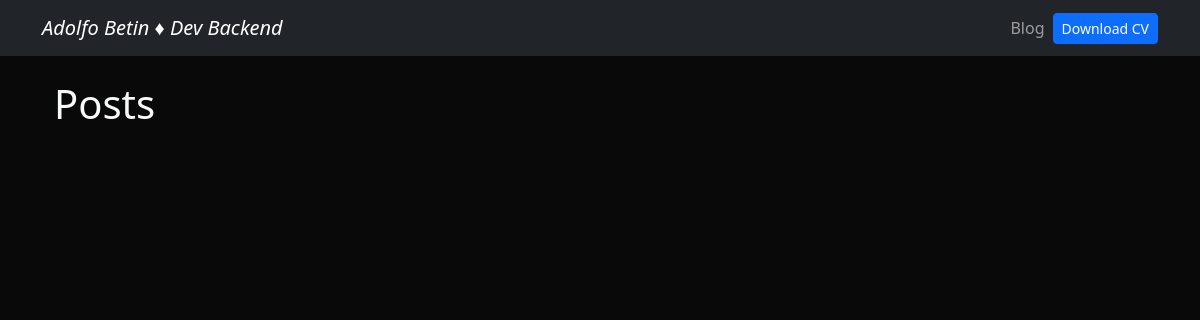
Page /blog/ on the earlier database version.
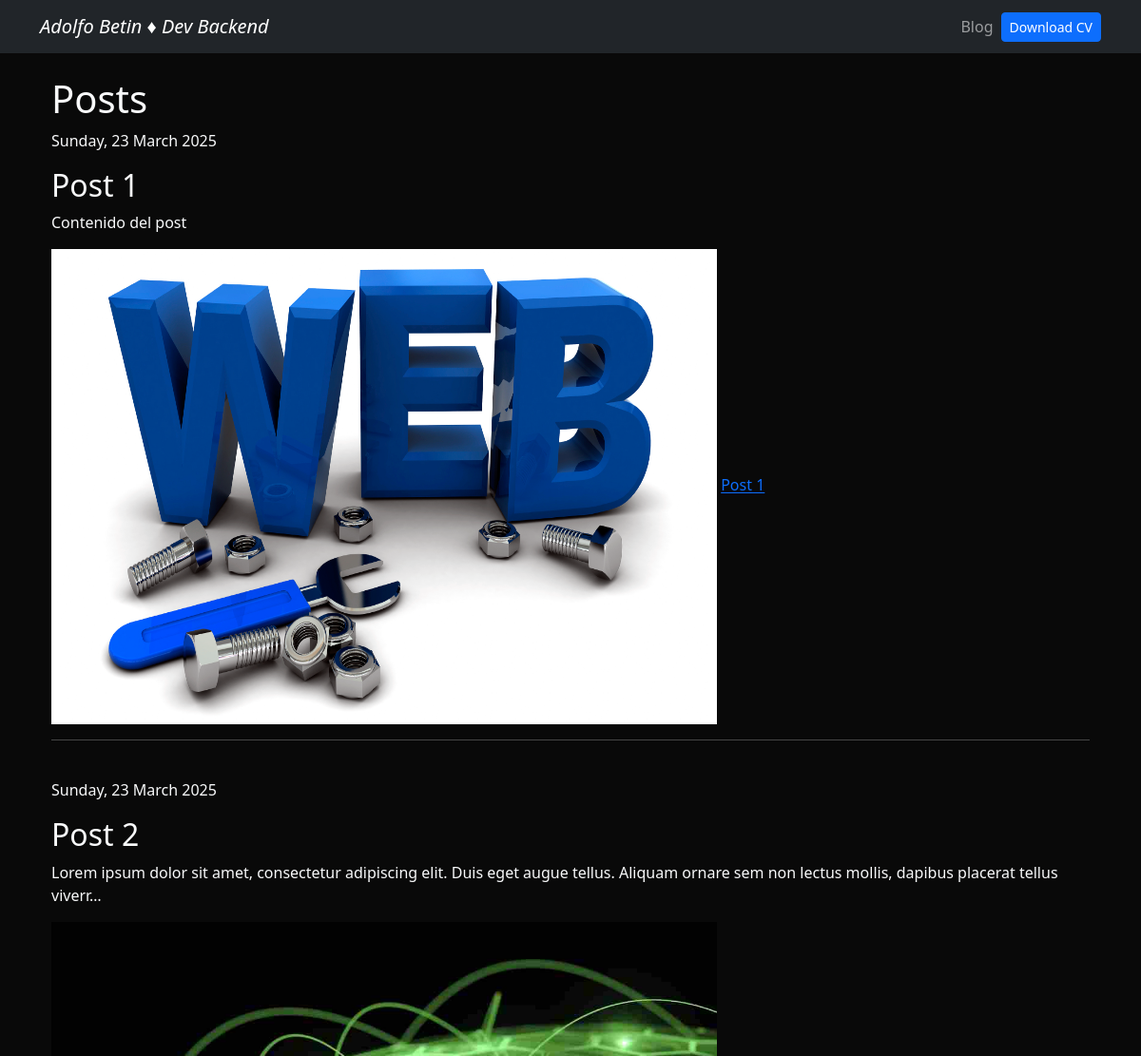
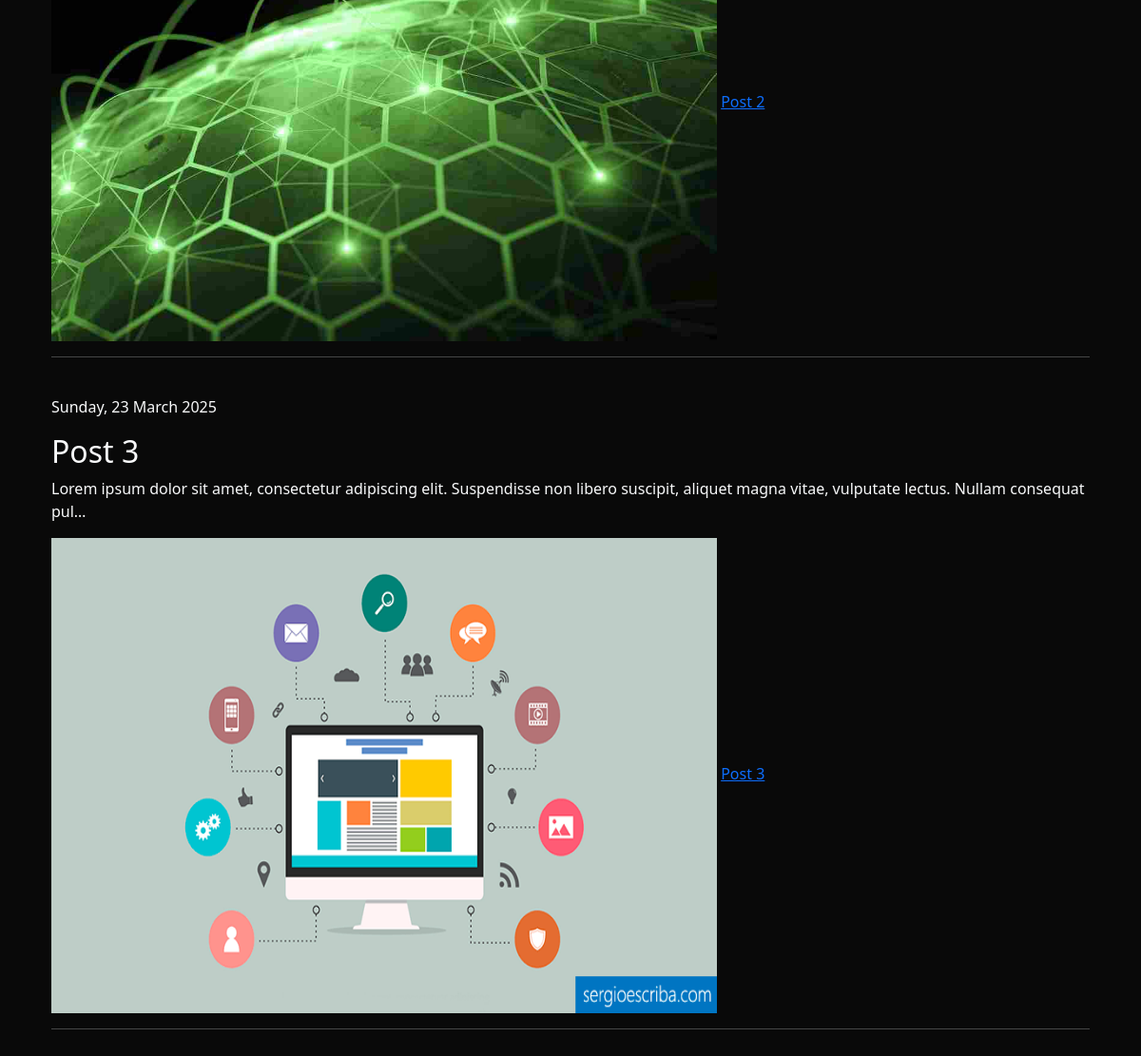
Same page on the later database version (2 pictures, top to bottom).
### blog/models.py (models this page shows)
class Post(models.Model):
    title = models.CharField(max_length=100)
    description = models.TextField()
    image = models.ImageField(upload_to='blog/images')
    date = models.DateField(default=datetime.date.today)

### blog/views.py (the view)
# urls.py: path('',render_posts, name='posts'),
def render_posts(request):
    posts = Post.objects.all()
    return render(request,'posts.html',{'posts':posts})

### blog/templates/posts.html
{% extends 'layout.html' %}
{% block content %}
<h1>Posts</h1>
{% for post in posts %}
    <p>{{post.date|date:"l, d F Y"}}<p>
    <h2>{{post.title}}</h2>
    <p>{{post.description|striptags|truncatechars:150}}</p>
    <img src="{{post.image.url}}" width="700" height="500" alt="{{post.title}}">
    <a href="{% url 'blog:post_detail' post.id %}">{{post.title}}</a>
    <hr>
    <br>
{% endfor %}
{% endblock %}

Differences in the rows shown:
added Post: date "Sunday, 23 March 2025", title "Post 1", description "Contenido del post", image (picture)
added Post: date "Sunday, 23 March 2025", title "Post 2", description "Lorem ipsum dolor sit amet, consectetur adipiscing elit. Duis eget augue tellus. Aliquam ornare sem non lectus mollis, dapibus placerat tellus viverr…", image (picture)
added Post: date "Sunday, 23 March 2025", title "Post 3", description "Lorem ipsum dolor sit amet, consectetur adipiscing elit. Suspendisse non libero suscipit, aliquet magna vitae, vulputate lectus. Nullam consequat pul…", image (picture)
